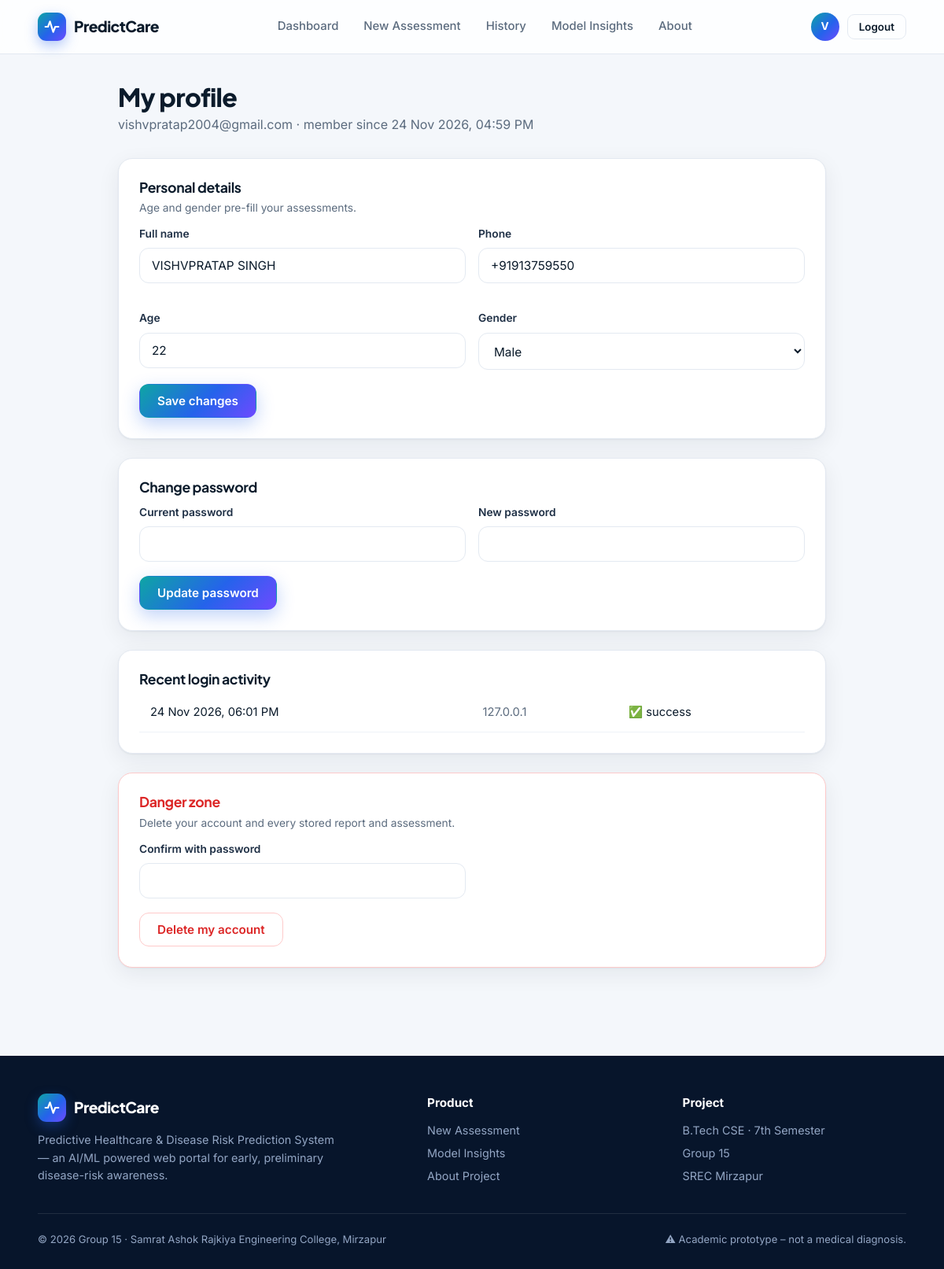
Page /profile (signed in) on the earlier database version.
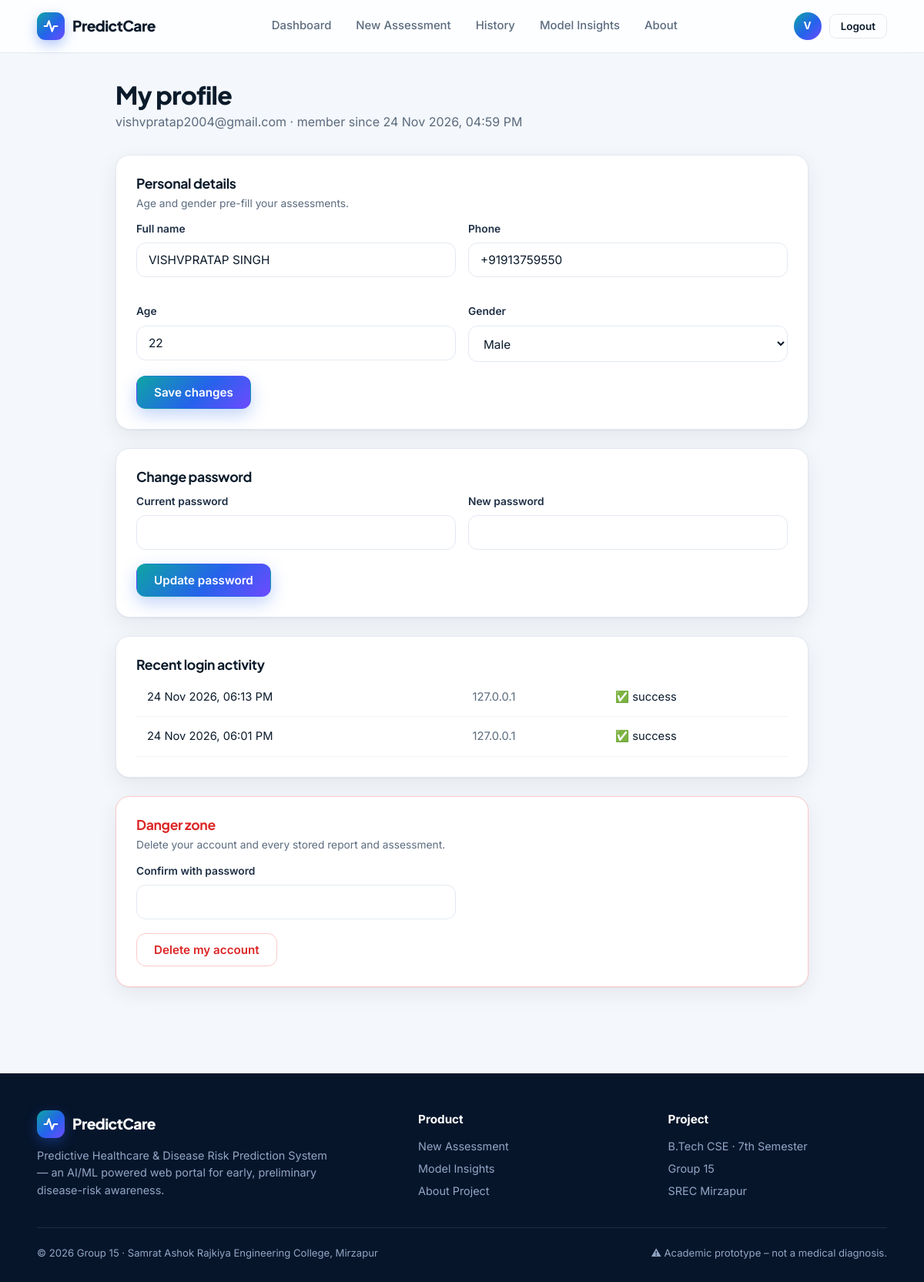
Same page on the later database version.
### tables this page shows
CREATE TABLE users (
    id            INTEGER PRIMARY KEY AUTOINCREMENT,
    full_name     TEXT NOT NULL,
    email         TEXT NOT NULL UNIQUE,
    password_hash TEXT NOT NULL,
    age           INTEGER,
    gender        TEXT,
    phone         TEXT,
    created_at    TEXT NOT NULL DEFAULT (datetime('now','localtime'))
);

CREATE TABLE login_logs (
    id        INTEGER PRIMARY KEY AUTOINCREMENT,
    user_id   INTEGER REFERENCES users(id) ON DELETE CASCADE,
    email     TEXT,
    success   INTEGER NOT NULL,
    ip        TEXT,
    logged_at TEXT NOT NULL DEFAULT (datetime('now','localtime'))
);

### app.py (the view, shortened to what this page needs)
@app.route("/profile", methods=["GET", "POST"])
@login_required
def profile():
    db = get_db()
    logs = db.execute("SELECT * FROM login_logs WHERE user_id=? ORDER BY id DESC LIMIT 5", (g.user["id"],)).fetchall()
    return render_template("profile.html", logs=logs)

### app.py (called while the page is built)
def csrf_token():
    if "_csrf" not in session:
        session["_csrf"] = secrets.token_hex(16)
    return session["_csrf"]

@app.before_request
def _csrf_protect():
    if request.method == "POST":
        if request.form.get("_csrf") != session.get("_csrf"):
            abort(400, "Invalid or missing CSRF token. Please reload the page and try again.")

@app.before_request
def _load_user():
    g.user = None
    uid = session.get("uid")
    if uid:
        g.user = get_db().execute("SELECT * FROM users WHERE id=?", (uid,)).fetchone()
        if g.user is None:
            session.clear()

def login_required(f):
    @wraps(f)
    def wrapper(*a, **kw):
        if g.user is None:
            flash("Please log in to continue.", "info")
            return redirect(url_for("login", next=request.path))
        return f(*a, **kw)
    return wrapper

@app.template_filter("dt")
def fmt_dt(s):
    from datetime import datetime
    try:
        return datetime.strptime(s, "%Y-%m-%d %H:%M:%S").strftime("%d %b %Y, %I:%M %p")
    except Exception:
        return s

@app.context_processor
def _chartjs():
    local = os.path.join(BASE, "static", "js", "chart.umd.min.js")
    src = url_for("static", filename="js/chart.umd.min.js") if os.path.exists(local) \
        else "https://cdn.jsdelivr.net/npm/chart.js@4.4.1/dist/chart.umd.min.js"
    return {"chartjs_src": src}

### database.py (called while the page is built)
def connect():
    if DATABASE_URL:
        return PostgresConnection()
    os.makedirs(os.path.dirname(DB_PATH), exist_ok=True)
    con = sqlite3.connect(DB_PATH)
    con.row_factory = sqlite3.Row
    con.execute("PRAGMA foreign_keys = ON")
    return con

def get_db():
    if "db" not in g:
        g.db = connect()
    return g.db

### templates/profile.html (shortened to what this page needs)
{% extends "base.html" %}
{% block content %}
<div class="page"><div class="container" style="max-width:900px">
  <div class="page-head"><div><h1>My profile</h1><p>{{ g.user['email'] }} · member since {{ g.user['created_at']|dt }}</p></div></div>
  <div class="stack">
    <form method="post" class="card"><input type="hidden" name="_csrf" value="{{ csrf_token() }}"><input type="hidden" name="action" value="profile">
      <h3 class="t">Personal details</h3><div class="sub">Age and gender pre-fill your assessments.</div>
      <div class="row2">
        <div class="field"><label>Full name</label><input class="input" name="full_name" value="{{ g.user['full_name'] }}" required></div>
        <div class="field"><label>Phone</label><input class="input" name="phone" value="{{ g.user['phone'] or '' }}"></div>
        <div class="field"><label>Age</label><input class="input" type="number" name="age" min="1" max="120" value="{{ g.user['age'] or '' }}"></div>
        <div class="field"><label>Gender</label><select class="input" name="gender"><option value="">Select</option>
          {% for x in ['Male','Female','Other'] %}<option {{ 'selected' if g.user['gender']==x }}>{{ x }}</option>{% endfor %}</select></div>
      </div><button class="btn btn-primary">Save changes</button></form>
    <form method="post" class="card"><input type="hidden" name="_csrf" value="{{ csrf_token() }}"><input type="hidden" name="action" value="password">
      <h3 class="t">Change password</h3>
      <div class="row2" style="margin-top:12px"><div class="field"><label>Current password</label><input class="input" type="password" name="current" required></div>
        <div class="field"><label>New password</label><input class="input" type="password" name="new" required></div></div>
      <button class="btn btn-primary">Update password</button></form>
    <div class="card"><h3 class="t">Recent login activity</h3>
      <table class="tbl"><tbody>{% for l in logs %}<tr><td>{{ l['logged_at']|dt }}</td><td class="muted">{{ l['ip'] }}</td><td>{{ '✅ success' if l['success'] else '❌ failed' }}</td></tr>{% endfor %}</tbody></table></div>
    <form method="post" class="card" style="border-color:#fecaca" onsubmit="return confirm('This permanently deletes your account, reports and assessments. Continue?')">
      <h3 class="t" style="color:var(--high)">Danger zone</h3><div class="sub">Delete your account and every stored report and assessment.</div>
      <div class="row2"><div class="field"><label>Confirm with password</label><input class="input" type="password" name="current" required></div></div>
      <button class="btn btn-danger">Delete my account</button></form>
  </div>
</div></div>
{% endblock %}

### templates/base.html (shortened to what this page needs)
<!doctype html>
<html lang="en">
<head>
<link rel="stylesheet" href="{{ url_for('static', filename='css/style.css') }}">
</head>
<body>
{% set dark = request.endpoint == 'index' %}
<header class="nav {{ 'dark' if dark }}">
  <div class="container">
    <a class="brand" href="{{ url_for('index') }}">
      <span class="brand-mark"><svg viewBox="0 0 24 24" fill="none" stroke="#fff" stroke-width="2.6" stroke-linecap="round" stroke-linejoin="round"><path d="M2 12h4l3-8 5 16 3-8h5"/></svg></span>
      PredictCare
    </a>
    <nav class="links" id="links">
      {% if g.user %}
        <a href="{{ url_for('dashboard') }}" class="{{ 'active' if request.endpoint=='dashboard' }}">Dashboard</a>
        <a href="{{ url_for('assess') }}" class="{{ 'active' if request.endpoint in ('assess','assess_manual','review_report','report_results') }}">New Assessment</a>
        <a href="{{ url_for('history') }}" class="{{ 'active' if request.endpoint=='history' }}">History</a>
        <a href="{{ url_for('insights') }}" class="{{ 'active' if request.endpoint=='insights' }}">Model Insights</a>
        <a href="{{ url_for('about') }}" class="{{ 'active' if request.endpoint=='about' }}">About</a>
      {% else %}
        <a href="{{ url_for('index') }}#how">How it works</a>
        <a href="{{ url_for('index') }}#diseases">Diseases</a>
        <a href="{{ url_for('about') }}">About</a>
      {% endif %}
    </nav>
    <div class="nav-right">
      {% if g.user %}
        <a href="{{ url_for('profile') }}" class="avatar" title="{{ g.user['full_name'] }}">{{ g.user['full_name'][:1]|upper }}</a>
        <form method="post" action="{{ url_for('logout') }}"><input type="hidden" name="_csrf" value="{{ csrf_token() }}">
          <button class="btn btn-ghost btn-sm" style="{{ 'color:#fff;border-color:rgba(255,255,255,.25)' if dark }}">Logout</button></form>
      {% else %}
        <a class="btn btn-ghost btn-sm" style="{{ 'color:#fff;border-color:rgba(255,255,255,.25)' if dark }}" href="{{ url_for('login') }}">Login</a>
        <a class="btn btn-primary btn-sm" href="{{ url_for('register') }}">Get Started</a>
      {% endif %}
    </div>
  </div>
</header>
<main>{% block content %}{% endblock %}</main>
<footer>
  <div class="container">
    <div class="cols">
      <div>
        <div class="brand"><span class="brand-mark"><svg viewBox="0 0 24 24" fill="none" stroke="#fff" stroke-width="2.6" stroke-linecap="round" stroke-linejoin="round"><path d="M2 12h4l3-8 5 16 3-8h5"/></svg></span>PredictCare</div>
        <p style="max-width:380px;font-size:.9rem">Predictive Healthcare &amp; Disease Risk Prediction System — an AI/ML powered web portal for early, preliminary disease-risk awareness.</p>
      </div>
      <div><h5>Product</h5><a href="{{ url_for('assess') }}">New Assessment</a><a href="{{ url_for('insights') }}">Model Insights</a><a href="{{ url_for('about') }}">About Project</a></div>
      <div><h5>Project</h5><a>B.Tech CSE · 7th Semester</a><a>Group 15</a><a>SREC Mirzapur</a></div>
    </div>
    <div class="copy"><span>© {{ 2026 }} Group 15 · Samrat Ashok Rajkiya Engineering College, Mirzapur</span>
      <span>⚠ Academic prototype – not a medical diagnosis.</span></div>
  </div>
</footer>
</body>
</html>

### static/css/style.css (style rules this page uses)
:root { --bg:#f4f7fb; --surface:#ffffff; --ink:#0b1b2b; --muted:#5b6b7e; --line:#e3e9f1; --teal:#0ea5a4; --teal-d:#0f766e; --indigo:#4f46e5; --sky:#38bdf8; --low:#16a34a; --mod:#d97706; --high:#dc2626; --navy:#07152b; --navy2:#0c2347; --grad:linear-gradient(135deg,#0ea5a4 0%,#2563eb 55%,#6d4aff 100%); --shadow:0 1px 2px rgba(11,27,43,.05),0 8px 28px rgba(11,27,43,.07); --shadow-lg:0 2px 4px rgba(11,27,43,.05),0 24px 60px rgba(11,27,43,.14); --r:18px; }
* { box-sizing:border-box;margin:0;padding:0 }
html { scroll-behavior:smooth }
body { font-family:'Inter',system-ui,-apple-system,Segoe UI,Roboto,sans-serif;background:var(--bg);color:var(--ink); line-height:1.55;-webkit-font-smoothing:antialiased;min-height:100vh;display:flex;flex-direction:column }
h1,h2,h3,h4 { font-family:'Plus Jakarta Sans','Inter',system-ui,sans-serif,'Inter',sans-serif;letter-spacing:-.02em;line-height:1.15 }
a { color:var(--teal-d);text-decoration:none }
main { flex:1 }
.container { width:min(1180px,92%);margin-inline:auto }
.muted { color:var(--muted) }
.nav { position:sticky;top:0;z-index:50;background:rgba(255,255,255,.82);backdrop-filter:blur(14px); border-bottom:1px solid var(--line) }
.nav .container { display:flex;align-items:center;justify-content:space-between;height:68px;gap:20px }
.brand { display:flex;align-items:center;gap:10px;font-family:'Plus Jakarta Sans','Inter',system-ui,sans-serif;font-weight:800;font-size:1.2rem; color:var(--ink);letter-spacing:-.03em }
.brand-mark { width:36px;height:36px;border-radius:11px;background:var(--grad);display:grid;place-items:center; box-shadow:0 6px 16px rgba(37,99,235,.35) }
.brand-mark svg { width:20px;height:20px }
.links { display:flex;align-items:center;gap:4px }
.links a { padding:8px 14px;border-radius:10px;color:var(--muted);font-weight:500;font-size:.93rem }
.nav-right { display:flex;align-items:center;gap:10px }
.avatar { width:36px;height:36px;border-radius:50%;background:var(--grad);color:#fff;display:grid;place-items:center; font-weight:700;font-size:.85rem }
.btn { display:inline-flex;align-items:center;justify-content:center;gap:8px;padding:11px 22px;border-radius:12px; font-weight:600;font-size:.95rem;border:1.5px solid transparent;cursor:pointer;transition:.2s;font-family:inherit; text-decoration:none!important;white-space:nowrap }
.btn-primary { background:var(--grad);color:#fff;box-shadow:0 8px 22px rgba(37,99,235,.28) }
.btn-ghost { background:transparent;border-color:var(--line);color:var(--ink) }
.btn-danger { background:#fff;color:var(--high);border-color:#fecaca }
.btn-sm { padding:7px 14px;font-size:.84rem;border-radius:9px }
.card { background:var(--surface);border:1px solid var(--line);border-radius:var(--r);padding:26px;box-shadow:var(--shadow) }
.field { margin-bottom:18px }
.field label { display:block;font-weight:600;font-size:.86rem;margin-bottom:7px;color:#1e2f45 }
.input,select.input,textarea.input { width:100%;padding:12px 15px;border:1.5px solid var(--line);border-radius:12px;font-size:.96rem; font-family:inherit;background:#fff;color:var(--ink);transition:.2s }
.row2 { display:grid;grid-template-columns:1fr 1fr;gap:16px }
.page { padding:36px 0 72px }
.page-head { display:flex;justify-content:space-between;align-items:flex-end;gap:20px;margin-bottom:30px;flex-wrap:wrap }
.page-head h1 { font-size:2rem;font-weight:800 }
.page-head p { color:var(--muted);margin-top:4px }
table.tbl { width:100%;border-collapse:collapse;font-size:.92rem }
.tbl td { padding:14px;border-bottom:1px solid #eef2f7;vertical-align:middle }
.card h3.t { font-size:1.1rem;margin-bottom:6px }
.card .sub { color:var(--muted);font-size:.86rem;margin-bottom:12px }
.stack { display:grid;gap:24px }
footer { background:var(--navy);color:#93a6c4;padding:48px 0 28px;margin-top:40px }
footer .cols { display:grid;grid-template-columns:1.6fr 1fr 1fr;gap:40px;padding-bottom:28px;border-bottom:1px solid rgba(255,255,255,.1) }
footer h5 { color:#fff;margin-bottom:12px;font-size:.95rem }
footer a { color:#93a6c4;display:block;margin:7px 0;font-size:.9rem }
footer .brand { color:#fff;margin-bottom:12px }
footer .copy { padding-top:22px;font-size:.82rem;display:flex;justify-content:space-between;gap:14px;flex-wrap:wrap }

Differences in the rows shown:
added login_logs: logged_at|dt "24 Nov 2026, 06:13 PM", ip "127.0.0.1", success "✅ success"
